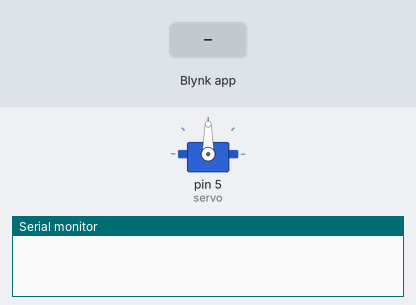
A sketch run on a simulated Arduino Uno, built with avr-gcc and run on an emulated ATmega328P. Parts: servo, the last lines printed to the serial monitor. The inputs (shaded band) are chosen by the test bench. WiFi joins after 1.5 s; servers stay silent unless stated.

Above: at 3.2 s.
3.3 s: Blynk app writes 1 to V9
At 4.5 s:
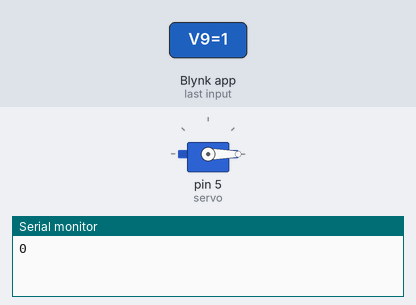
4.8 s: Blynk app writes 200 to V9
At 5.6 s:
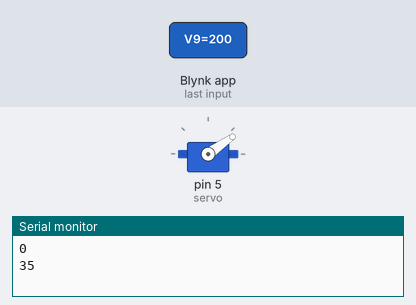
6.3 s: Blynk app writes 0 to V9
At 6.7 s:
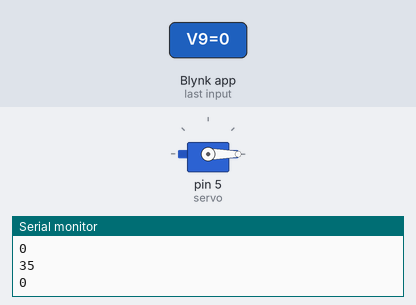
Timing chart, 0 to 9.3 s (numbered marks = the images above; inputs shaded):
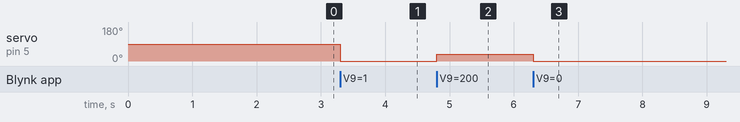

Measured:
- after the input at 3.3 s, servo on pin 5 (servo): 90° → 0° at once
- after the input at 4.8 s, servo on pin 5 (servo): 0° → 35° at once
- after the input at 6.3 s, servo on pin 5 (servo): 35° → 0° at once

The sketch:

Servo_control_using_blynk_and_esp8266.ino
```cpp
// (licence header left out)
//#define BLYNK_DEBUG
#define BLYNK_PRINT Serial    // Comment this out to disable prints and save space
#include <ESP8266_SoftSer.h>
#include <BlynkSimpleShieldEsp8266_SoftSer.h>

// Set ESP8266 Serial object
#include <SoftwareSerial.h>
#include <Servo.h>
SoftwareSerial EspSerial(2, 3); // RX, TX

ESP8266 wifi(EspSerial);
int x;
// You should get Auth Token in the Blynk App.
// Go to the Project Settings (nut icon).
char auth[] = "f3968d870947491882da229f12fe3941";
Servo servo;
const int gasPin = A0;
void setup()
{
  // Set console baud rate
  Serial.begin(9600);
  delay(10);
  // Set ESP8266 baud rate
  // 9600 is recommended for Software Serial
  EspSerial.begin(9600);
  delay(100);

  Blynk.begin(auth, wifi, "Preshy", "preshy@1");
  delay(100);
  servo.attach(5);
}
BLYNK_WRITE(V9)
{

  x=param.asInt();
   int val;
 val =map( x,0,1023,0,180);
  servo.write(val);
  Serial.println(val);
  delay(10);

}

void loop()
{

  blynk_run();

}

void blynk_run()

{ Blynk.run();
}

void blynk_gas_aquire()
{
  Serial.println(analogRead(gasPin));
}
```
